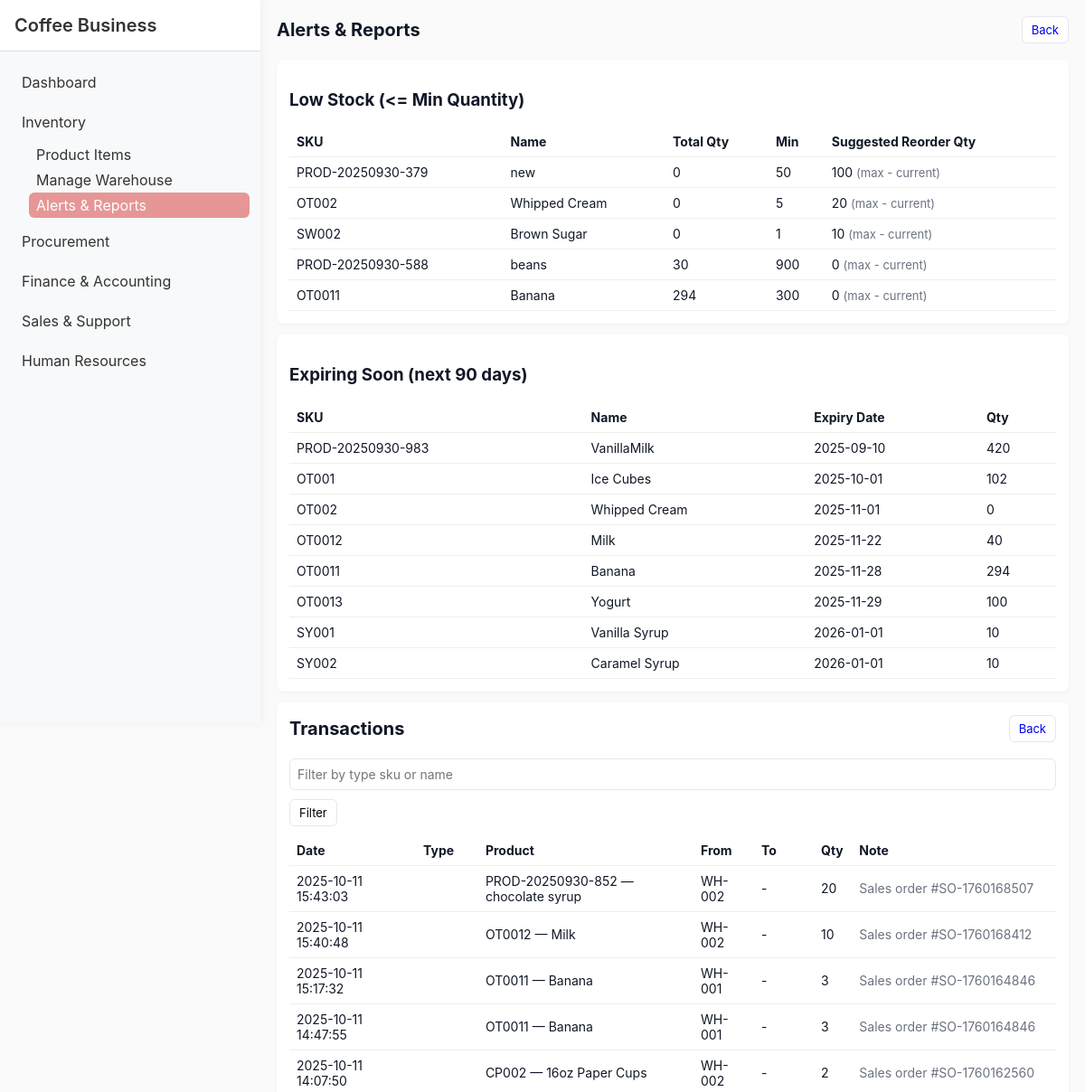
The app's page /Module1/alerts.php (upper part), older data.
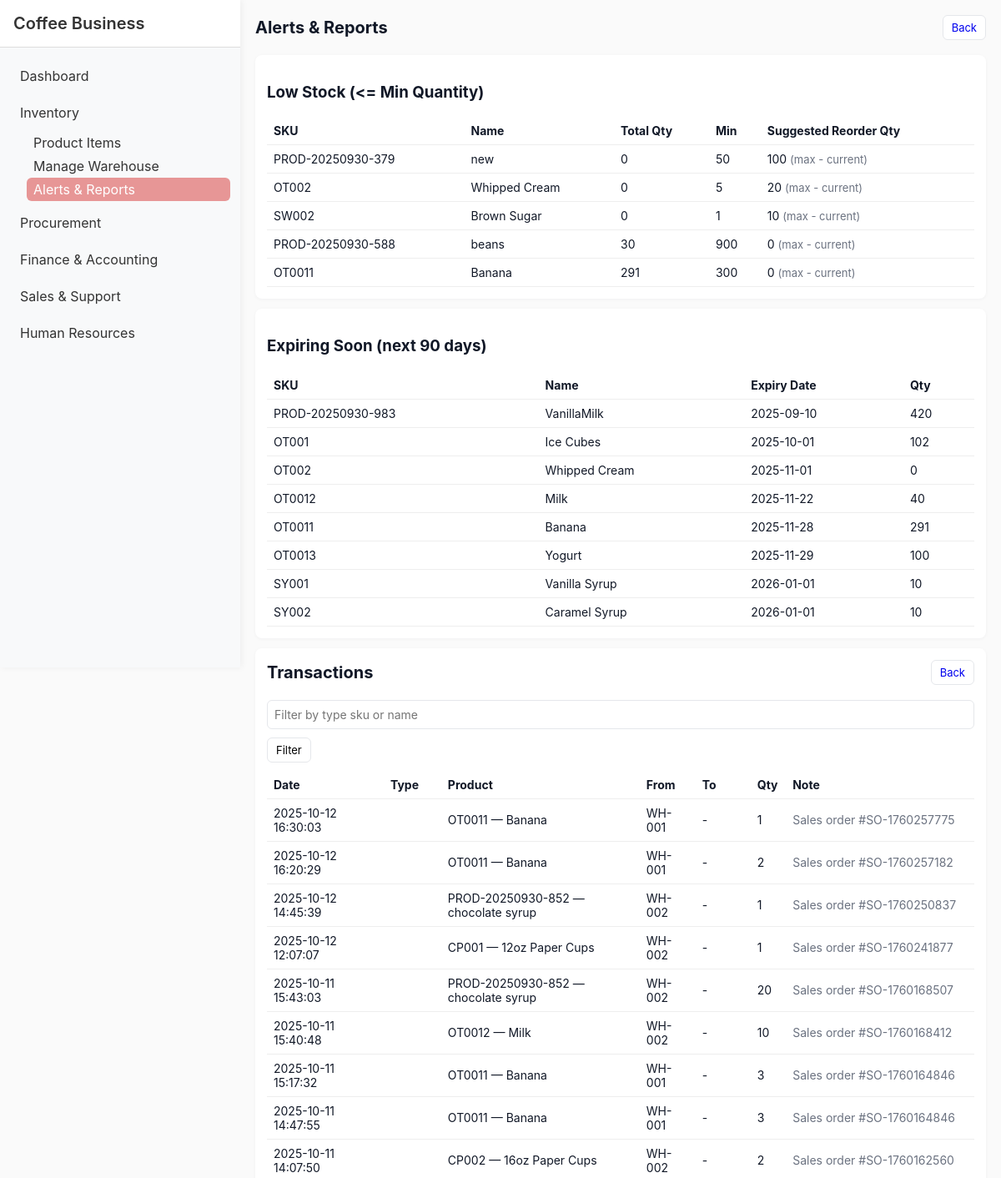
The same page, newer data.
### tables this page shows
CREATE TABLE `products` (
  `id` int(11) NOT NULL,
  `sku` varchar(50) NOT NULL,
  `name` varchar(255) NOT NULL,
  `description` text DEFAULT NULL,
  `category` varchar(100) DEFAULT NULL,
  `unit` varchar(30) DEFAULT 'pcs',
  `expiration_date` date DEFAULT NULL,
  `min_qty` int(11) DEFAULT 0,
  `max_qty` int(11) DEFAULT 0,
  `created_at` timestamp NOT NULL DEFAULT current_timestamp(),
  `updated_at` timestamp NULL DEFAULT NULL ON UPDATE current_timestamp(),
  `warehouse_id` int(11) DEFAULT NULL,
  `total_quantity` int(11) DEFAULT 0,
  `unit_price` decimal(10,2) DEFAULT NULL
);

CREATE TABLE `stock_transactions` (
  `id` int(11) NOT NULL,
  `product_id` int(11) NOT NULL,
  `location_from` int(11) DEFAULT NULL,
  `location_to` int(11) DEFAULT NULL,
  `qty` int(11) NOT NULL,
  `type` enum('stock-in','stock-out','transfer') NOT NULL,
  `reference` varchar(50) DEFAULT NULL,
  `note` text DEFAULT NULL,
  `trans_date` datetime DEFAULT current_timestamp(),
  `user_name` varchar(100) DEFAULT 'system',
  `expiration_date` date DEFAULT NULL,
  `reference_id` int(11) DEFAULT NULL,
  `reference_type` enum('po','gr','transfer','adjustment') DEFAULT NULL
);

CREATE TABLE `locations` (
  `id` int(11) NOT NULL,
  `code` varchar(50) NOT NULL,
  `name` varchar(255) NOT NULL,
  `description` text DEFAULT NULL,
  `created_at` timestamp NOT NULL DEFAULT current_timestamp()
);

### Module1/alerts.php (the view, shortened to what this page needs)
<?php
require '../db.php';
$sql = "SELECT p.id, p.sku, p.name, p.min_qty, p.max_qty, IFNULL(SUM(pl.quantity),0) AS total_qty
        FROM products p
        LEFT JOIN product_locations pl ON pl.product_id = p.id
        GROUP BY p.id
        HAVING total_qty <= p.min_qty
        ORDER BY total_qty ASC";
$low = $pdo->query($sql)->fetchAll(PDO::FETCH_ASSOC);
$stmt = $pdo->prepare("SELECT p.id,p.sku,p.name,p.expiration_date,IFNULL(SUM(pl.quantity),0) AS total_qty
    FROM products p
    LEFT JOIN product_locations pl ON pl.product_id = p.id
    WHERE p.expiration_date IS NOT NULL AND p.expiration_date <= DATE_ADD(CURDATE(), INTERVAL 90 DAY)
    GROUP BY p.id
    ORDER BY p.expiration_date ASC");
$stmt->execute();
$expiring = $stmt->fetchAll(PDO::FETCH_ASSOC);
$filter = $_GET['filter'] ?? '';
$sql = "SELECT t.*, p.sku, p.name AS product_name,
    lf.code AS from_code, lt.code AS to_code
    FROM stock_transactions t
    JOIN products p ON p.id = t.product_id
    LEFT JOIN locations lf ON lf.id = t.location_from
    LEFT JOIN locations lt ON lt.id = t.location_to
    WHERE 1 ";
$params = [];
$sql .= " ORDER BY t.trans_date DESC LIMIT 200";
$stmt = $pdo->prepare($sql);
$stmt->execute($params);
$logs = $stmt->fetchAll(PDO::FETCH_ASSOC);
?>
<!doctype html>
<html>
    <head>
        <link rel="stylesheet" href="styles.css">
    </head>
<body>
  <?php include '../shared/sidebar.php'; ?>
  <div class="container" style="margin-left: 18rem;">
    <div class="header">
        <h1>Alerts & Reports</h1>
        <a class="btn" href="<?php echo BASE_URL; ?>Module1/index.php">Back</a>
    </div>
    <div class="card">
        <h3>Low Stock (<= Min Quantity)</h3>
        <?php if (count($low) === 0): ?>
            <div class="small">No low stock items.</div>
        <?php else: ?>
            <table class="table">
                <thead>
                    <tr>
                        <th>SKU</th>
                        <th>Name</th>
                        <th>Total Qty</th>
                        <th>Min</th>
                        <th>Suggested Reorder Qty</th>
                    </tr>
                </thead>
                <tbody>
                    <?php foreach($low as $l):
                        $suggest = max( ($l['max_qty'] - $l['total_qty']), 0);
                    ?>
                        <tr>
                            <td><?php echo htmlspecialchars($l['sku'])?></td>
                            <td><?php echo htmlspecialchars($l['name'])?></td>
                            <td><?php echo (int)$l['total_qty']?></td>
                            <td><?php echo (int)$l['min_qty']?></td>
                            <td><?php echo (int)$suggest?> <span class="small"> (max - current)</span></td>
                        </tr>
                    <?php endforeach; ?>
                </tbody>
            </table>
        <?php endif; ?>
    </div>
    <div class="card">
        <h3>Expiring Soon (next 90 days)</h3>
        <?php if (count($expiring) === 0): ?>
            <div class="small">No items expiring soon.</div>
        <?php else: ?>
            <table class="table">
                <thead>
                    <tr>
                        <th>SKU</th>
                        <th>Name</th>
                        <th>Expiry Date</th>
                        <th>Qty</th>
                    </tr>
                </thead>
                <tbody>
                    <?php foreach($expiring as $e): ?>
                        <tr>
                            <td><?php echo htmlspecialchars($e['sku'])?></td>
                            <td><?php echo htmlspecialchars($e['name'])?></td>
                            <td><?php echo htmlspecialchars($e['expiration_date'])?></td>
                            <td><?php echo (int)$e['total_qty']?></td>
                        </tr>
                    <?php endforeach; ?>
                </tbody>
            </table>
        <?php endif; ?>
    </div>
    <div class="card">
        <div class="header">
            <h1>Transactions</h1>
            <div>
                <a class="btn" href="<?php echo BASE_URL; ?>Module1/index.php">Back</a>
            </div>
        </div>
        <form method="get" class="form-row">
            <input class="input" name="filter" placeholder="Filter by type sku or name" value="<?php echo htmlspecialchars($filter) ?>">
            <button class="btn" type="submit">Filter</button>
        </form>
        <table class="table">
            <thead>
                <tr>
                    <th>Date</th>
                    <th>Type</th>
                    <th>Product</th>
                    <th>From</th>
                    <th>To</th>
                    <th>Qty</th>
                    <th>Note</th>
                </tr>
            </thead>
            <tbody>
                <?php foreach($logs as $l): ?>
                    <tr>
                        <td><?php echo htmlspecialchars($l['trans_date'])?></td>
                        <td><?php echo htmlspecialchars($l['type'])?></td>
                        <td><?php echo htmlspecialchars($l['sku'].' — '.$l['product_name'])?></td>
                        <td><?php echo htmlspecialchars($l['from_code'] ?? '-')?></td>
                        <td><?php echo htmlspecialchars($l['to_code'] ?? '-')?></td>
                        <td><?php echo (int)$l['qty']?></td>
                        <td class="small"><?php echo htmlspecialchars($l['note'])?></td>
                    </tr>
                <?php endforeach; ?>
            </tbody>
        </table>
    </div>
  </div>
</body>
</html>

### shared/sidebar.php (shortened to what this page needs)
<?php
if (!isset($current_page) || empty($current_page)) {
    $path = parse_url($_SERVER['REQUEST_URI'], PHP_URL_PATH);
    $current_page = basename($path);
}
 $current_page = strtolower($current_page);
function is_active($names) {
    global $current_page;
    foreach ((array)$names as $n) {
        if ($current_page === strtolower(basename($n))) return true;
    }
    return false;
}
?>
<link rel="stylesheet" href="<?php echo BASE_URL; ?>shared/sidebar.css">
<aside class="fixed top-0 left-0 w-60 h-screen bg-gray-100 text-gray-800 flex flex-col shadow-md z-50">
  <div class="p-4 text-xl font-semibold flex items-center gap-2 border-b border-gray-300">
    <span>Coffee Business</span>
  </div>
  <nav class="flex-1 px-3 py-4 space-y-2 overflow-y-auto">
    <a href="<?php echo BASE_URL; ?>dashboard.php"
       class="flex items-center gap-2 px-3 py-2 rounded-md transition <?php echo is_active('dashboard.php') ? 'bg-red-600 text-white' : 'hover:bg-gray-200'; ?>">
       <span>Dashboard</span>
    </a>
    <details class="group" <?php if (is_active(['index.php','locations.php','transactions.php','alerts.php'])) echo "open"; ?>>
      <summary class="flex items-center justify-between px-3 py-2 rounded-md hover:bg-gray-200">
        <span>Inventory</span>
      </summary>
      <div class="ml-5 mt-1 space-y-1">
        <a href="<?php echo BASE_URL; ?>Module1/index.php" class="block px-2 py-1 rounded <?php echo is_active('index.php') ? 'bg-red-600 text-white' : 'hover:bg-gray-200'; ?>">
          <span>Product Items</span>
        </a>
        <a href="<?php echo BASE_URL; ?>Module1/locations.php" class="block px-2 py-1 rounded <?php echo is_active('locations.php') ? 'bg-red-600 text-white' : 'hover:bg-gray-200'; ?>">
          <span>Manage Warehouse</span>
        </a>
        <a href="<?php echo BASE_URL; ?>Module1/Alerts.php" class="block px-2 py-1 rounded <?php echo is_active('alerts.php') ? 'bg-red-600 text-white' : 'hover:bg-gray-200'; ?>">
          <span>Alerts & Reports</span>
        </a>
      </div>
    </details>
    <details class="group" <?php if (is_active(['purchase_requisitions.php','purchase_orders.php','invoices.php', 'suppliers.php'])) echo "open"; ?>>
      <summary class="flex items-center justify-between px-3 py-2 rounded-md hover:bg-gray-200">
        <span>Procurement</span>
      </summary>
    </details>
    <details class="group" <?php if (is_active(['general_ledger.php','finance_dashboard.php', 'warehouse_stock.php', 'accounts_receivable.php','payroll_to_finance.php'])) echo "open"; ?>>
      <summary class="flex items-center justify-between px-3 py-2 rounded-md hover:bg-gray-200">
        <span>Finance & Accounting</span>
      </summary>
    </details>
    <details class="group" <?php if (is_active(['index.php','customers.php','quotes.php','sales_orders.php','customer_leads.php','support_tickets.php','reports.php'])) echo "open"; ?>>
      <summary class="flex items-center justify-between px-3 py-2 rounded-md hover:bg-gray-200">
        <span>Sales & Support</span>
      </summary>
    </details>
    <details class="group" <?php if (is_active(['index.php','employees.php','payroll.php','attendance.php','leave.php','employee_documents.php','payslip_generator.php'])) echo "open"; ?>>
      <summary class="flex items-center justify-between px-3 py-2 rounded-md hover:bg-gray-200">
        <span>Human Resources</span>
      </summary>
    </details>
  </nav>
</aside>

### Module1/styles.css (style rules this page uses)
:root { --bg: #fafafa; --card: #ffffff; --muted: #6b7280; --accent: #111827; }
* { box-sizing: border-box; font-family: Inter, Segoe UI, Arial, Helvetica, sans-serif; }
body { background: var(--bg); color: var(--accent); margin: 0; padding: 18px; }
.container { max-width: 1100px; margin: 0 auto; }
.header { display: flex; justify-content: space-between; align-items: center; margin-bottom: 18px; }
h1 { margin: 0; font-size: 20px; }
.card { background: var(--card); padding: 14px; border-radius: 8px; box-shadow: 0 1px 4px rgba(16, 24, 40, 0.04); margin-bottom: 12px; }
.table { width: 100%; border-collapse: collapse; }
.table th, .table td { padding: 8px; border-bottom: 1px solid #eee; text-align: left; font-size: 14px; }
.actions a, .btn { text-decoration: none; padding: 6px 10px; border-radius: 6px; border: 1px solid #e5e7eb; background: #fff; display: inline-block; font-size: 13px; }
.form-row { display: flex; gap: 10px; flex-wrap: wrap; margin-bottom: 10px; }
.input, select, textarea { padding: 8px; border: 1px solid #e5e7eb; border-radius: 6px; width: 100%; font-size: 14px; }
.small { font-size: 13px; color: var(--muted); }

### shared/sidebar.css (style rules this page uses)
aside { position: fixed; top: 0; left: 0; width: 18rem; height: 100vh; background-color: #f8f9fa; color: #333; display: flex; flex-direction: column; box-shadow: 2px 0 8px rgba(0, 0, 0, 0.05); z-index: 50; }
aside > div { padding: 1rem; font-size: 1.25rem; font-weight: 600; display: flex; align-items: center; gap: 0.5rem; border-bottom: 1px solid #ddd; background-color: #ffffff; }
nav { flex: 1; padding: 1rem 0.75rem; overflow-y: auto; }
nav a { display: flex; align-items: center; gap: 0.5rem; padding: 0.5rem 0.75rem; border-radius: 0.375rem; transition: background-color 0.2s, color 0.2s; color: inherit; text-decoration: none; }
nav a.bg-red-600 { background-color: #e79696 !important; color: #ffffff !important; }
details { margin-top: 0.5rem; }
details summary { display: flex; justify-content: space-between; align-items: center; padding: 0.5rem 0.75rem; border-radius: 0.375rem; cursor: pointer; transition: background-color 0.2s; }
details[open] > div { margin-left: 1.25rem; margin-top: 0.25rem; }
details[open] > div a { display: block; padding: 0.25rem 0.5rem; border-radius: 0.375rem; transition: background-color 0.2s; }

Row changes from the older to the newer data that the page shows:
changed products "OT0011": total_qty "294" → "291"
added stock_transactions: trans_date "2025-10-12 16:30:03", product.name "OT0011 — Banana", location_from.code "WH-001", to_code "-", qty "1", note "Sales order #SO-1760257775"
added stock_transactions: trans_date "2025-10-12 16:20:29", product.name "OT0011 — Banana", location_from.code "WH-001", to_code "-", qty "2", note "Sales order #SO-1760257182"
added stock_transactions: trans_date "2025-10-12 14:45:39", product.name "PROD-20250930-852 — chocolate syrup", location_from.code "WH-002", to_code "-", qty "1", note "Sales order #SO-1760250837"
added stock_transactions: trans_date "2025-10-12 12:07:07", product.name "CP001 — 12oz Paper Cups", location_from.code "WH-002", to_code "-", qty "1", note "Sales order #SO-1760241877"
